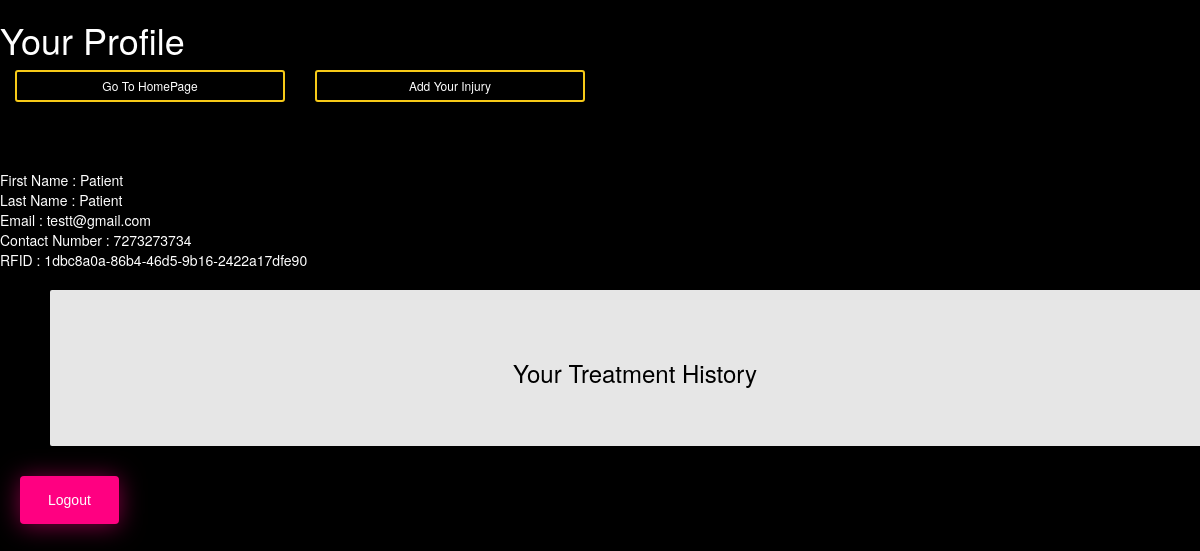
The app's page /patientp/patient/profile/ (signed in), older data.
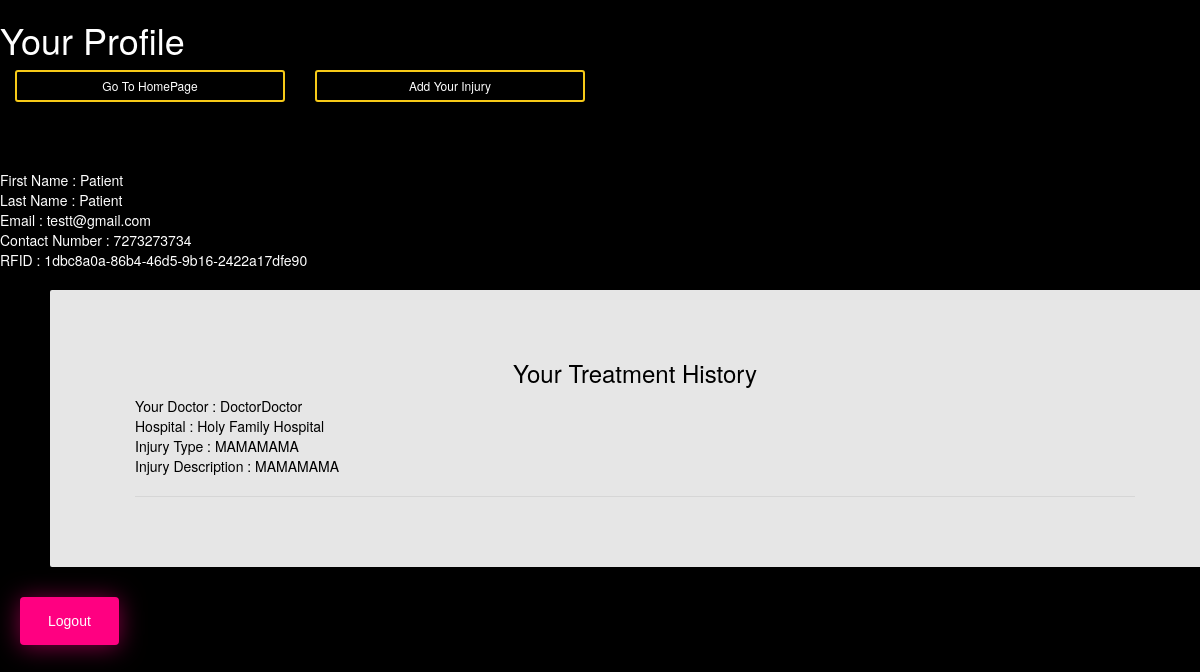
The same page, newer data.
### notifications/models.py (models this page shows)
class Notification(models.Model):
    doctor = models.ForeignKey(Doctor, on_delete=models.CASCADE)
    patient = models.ForeignKey(Patient, on_delete=models.CASCADE)
    accepted = models.BooleanField(default=False)
    treatment = models.ForeignKey(Treatment, on_delete=models.CASCADE)
    prediction = models.CharField(max_length=10, null=True)

### accounts/models.py (models this page shows)
class Doctor(models.Model):
    user = models.OneToOneField(User, on_delete=models.CASCADE)
    first_name = models.CharField(max_length=30)
    last_name = models.CharField(max_length=30)
    contact_no = models.CharField(max_length=10)
    email_id = models.EmailField()
    def __str__(self):
        return self.first_name + self.last_name

class Treatment(models.Model):
    image = models.ImageField()
    doctor = models.ForeignKey(Doctor, on_delete=models.CASCADE, blank=True,null=True)
    patient = models.ForeignKey(Patient, on_delete=models.CASCADE, blank=True,null=True)
    hospital = models.ForeignKey(Hospital, on_delete=models.CASCADE, blank=True,null=True)
    injury_type = models.CharField(max_length=20,blank=True)
    injury_description = models.CharField(max_length=200,blank=True)

class Hospital(models.Model):
    doctor = models.ManyToManyField(Doctor)
    name = models.CharField(max_length=100)
    contact = models.CharField(max_length=10)
    address = models.CharField(max_length=200)
    def __str__(self):
        return self.name

### patients_p/views.py (the view)
# urls.py: path('patient/profile/',views.patprof,name='patprof'),
def patprof(request):
    patient = Patient.objects.get(user=request.user)
    notification = Notification.objects.filter(patient=patient)
    return render(request, 'patients_p/patientp.html', {'patient': patient, 'noti': notification})

### patients_p/templates/patients_p/patientp.html (shortened to what this page needs)
{% load static %}
<!DOCTYPE html>
<html lang="en">
<head>
        <link rel="stylesheet" href="https://maxcdn.bootstrapcdn.com/bootstrap/3.3.4/css/bootstrap.min.css">
        <link href="http://designify.me/code-snippets/animated-buttons/css/btns.css" rel="stylesheet">
        <link rel="stylesheet" href="http://maxcdn.bootstrapcdn.com/font-awesome/4.3.0/css/font-awesome.min.css">
</head>
<body>
    {% if user.is_authenticated %}
    <form class="logout" action="{% url 'accounts:logout'%}" method="POST">
	<h1>Your Profile</h1>
	<div class="col-md-3 col-sm-3 col-xs-6"> <a href="#" class="btn btn-sm animated-button thar-three">Go To HomePage</a> </div>
    <div class="col-md-3 col-sm-3 col-xs-6"><a href="{% url 'accounts:nhosps' %}" class="btn btn-sm animated-button thar-one"> Add Your Injury</a></div><br><br><br><br><br>
    First Name : {{patient.first_name}}<br>
    Last Name : {{patient.last_name}}<br>
    Email : {{patient.email_id}}<br>
    Contact Number : {{patient.contact_no}}<br>
    RFID : {{patient.uid}}
    <div class="container">
    <h3 align="center">Your Treatment History</h3>
    {% for notif in noti %}
        {% if notif.accepted is True %}
    Your Doctor : {{notif.doctor}}<br>
    Hospital : {{notif.treatment.hospital}}<br>
    Injury Type : {{notif.treatment.injury_type}}<br>
    Injury Description : {{notif.treatment.injury_description}}
        {%endif%}
    <br><hr>
    {%endfor%}
    </div>
    <button class="bubbly-button" type="submit"> Logout</button>
    {% endif %}
    </form>
</body>
</html>

Row changes from the older to the newer data that the page shows:
added Notification: doctor "DoctorDoctor", treatment.hospital "Holy Family Hospital", treatment.injury_type "MAMAMAMA", treatment.injury_description "MAMAMAMA"
